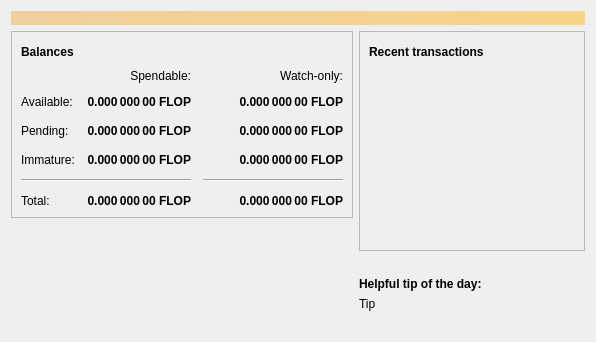
<?xml version="1.0" encoding="UTF-8"?>
<ui version="4.0">
 <class>OverviewPage</class>
 <widget class="QWidget" name="OverviewPage">
  <property name="geometry">
   <rect>
    <x>0</x>
    <y>0</y>
    <width>596</width>
    <height>342</height>
   </rect>
  </property>
  <property name="windowTitle">
   <string>Form</string>
  </property>
  <layout class="QVBoxLayout" name="topLayout">
   <item>
    <widget class="QLabel" name="labelAlerts">
     <property name="visible">
      <bool>false</bool>
     </property>
     <property name="styleSheet">
      <string notr="true">QLabel { background-color: qlineargradient(x1: 0, y1: 0, x2: 1, y2: 0, stop:0 #F0D0A0, stop:1 #F8D488); color:#000000; }</string>
     </property>
     <property name="wordWrap">
      <bool>true</bool>
     </property>
     <property name="margin">
      <number>3</number>
     </property>
     <property name="textInteractionFlags">
      <set>Qt::TextSelectableByMouse</set>
     </property>
    </widget>
   </item>
   <item>
    <layout class="QHBoxLayout" name="horizontalLayout" stretch="1,1">
     <item>
      <layout class="QVBoxLayout" name="verticalLayout_2">
       <item>
        <widget class="QFrame" name="frame">
         <property name="frameShape">
          <enum>QFrame::StyledPanel</enum>
         </property>
         <property name="frameShadow">
          <enum>QFrame::Raised</enum>
         </property>
         <layout class="QVBoxLayout" name="verticalLayout_4">
          <item>
           <layout class="QHBoxLayout" name="horizontalLayout_4">
            <item>
             <widget class="QLabel" name="label_5">
              <property name="font">
               <font>
                <weight>75</weight>
                <bold>true</bold>
               </font>
              </property>
              <property name="text">
               <string>Balances</string>
              </property>
             </widget>
            </item>
            <item>
             <widget class="QPushButton" name="labelWalletStatus">
              <property name="enabled">
               <bool>true</bool>
              </property>
              <property name="maximumSize">
               <size>
                <width>30</width>
                <height>16777215</height>
               </size>
              </property>
              <property name="toolTip">
               <string>The displayed information may be out of date. Your wallet automatically synchronizes with the Flopcoin network after a connection is established, but this process has not completed yet.</string>
              </property>
              <property name="text">
               <string/>
              </property>
              <property name="icon">
               <iconset resource="../bitcoin.qrc">
                <normaloff>:/icons/warning</normaloff>
                <disabledoff>:/icons/warning</disabledoff>:/icons/warning</iconset>
              </property>
              <property name="iconSize">
               <size>
                <width>24</width>
                <height>24</height>
               </size>
              </property>
              <property name="flat">
               <bool>true</bool>
              </property>
             </widget>
            </item>
            <item>
             <spacer name="horizontalSpacer_3">
              <property name="orientation">
               <enum>Qt::Horizontal</enum>
              </property>
              <property name="sizeHint" stdset="0">
               <size>
                <width>40</width>
                <height>20</height>
               </size>
              </property>
             </spacer>
            </item>
           </layout>
          </item>
          <item>
           <layout class="QGridLayout" name="gridLayout">
            <property name="spacing">
             <number>12</number>
            </property>
            <item row="2" column="2">
             <widget class="QLabel" name="labelWatchPending">
              <property name="font">
               <font>
                <weight>75</weight>
                <bold>true</bold>
               </font>
              </property>
              <property name="cursor">
               <cursorShape>IBeamCursor</cursorShape>
              </property>
              <property name="toolTip">
               <string>Unconfirmed transactions to watch-only addresses</string>
              </property>
              <property name="text">
               <string notr="true">0.000 000 00 FLOP</string>
              </property>
              <property name="alignment">
               <set>Qt::AlignRight|Qt::AlignTrailing|Qt::AlignVCenter</set>
              </property>
              <property name="textInteractionFlags">
               <set>Qt::LinksAccessibleByMouse|Qt::TextSelectableByKeyboard|Qt::TextSelectableByMouse</set>
              </property>
             </widget>
            </item>
            <item row="2" column="1">
             <widget class="QLabel" name="labelUnconfirmed">
              <property name="font">
               <font>
                <weight>75</weight>
                <bold>true</bold>
               </font>
              </property>
              <property name="cursor">
               <cursorShape>IBeamCursor</cursorShape>
              </property>
              <property name="toolTip">
               <string>Total of transactions that have yet to be confirmed, and do not yet count toward the spendable balance</string>
              </property>
              <property name="text">
               <string notr="true">0.000 000 00 FLOP</string>
              </property>
              <property name="alignment">
               <set>Qt::AlignRight|Qt::AlignTrailing|Qt::AlignVCenter</set>
              </property>
              <property name="textInteractionFlags">
               <set>Qt::LinksAccessibleByMouse|Qt::TextSelectableByKeyboard|Qt::TextSelectableByMouse</set>
              </property>
             </widget>
            </item>
            <item row="3" column="2">
             <widget class="QLabel" name="labelWatchImmature">
              <property name="font">
               <font>
                <weight>75</weight>
                <bold>true</bold>
               </font>
              </property>
              <property name="cursor">
               <cursorShape>IBeamCursor</cursorShape>
              </property>
              <property name="toolTip">
               <string>Mined balance in watch-only addresses that has not yet matured</string>
              </property>
              <property name="text">
               <string notr="true">0.000 000 00 FLOP</string>
              </property>
              <property name="alignment">
               <set>Qt::AlignRight|Qt::AlignTrailing|Qt::AlignVCenter</set>
              </property>
              <property name="textInteractionFlags">
               <set>Qt::LinksAccessibleByMouse|Qt::TextSelectableByKeyboard|Qt::TextSelectableByMouse</set>
              </property>
             </widget>
            </item>
            <item row="4" column="0" colspan="2">
             <widget class="Line" name="line">
              <property name="orientation">
               <enum>Qt::Horizontal</enum>
              </property>
             </widget>
            </item>
            <item row="4" column="2">
             <widget class="Line" name="lineWatchBalance">
              <property name="sizePolicy">
               <sizepolicy hsizetype="Preferred" vsizetype="Fixed">
                <horstretch>0</horstretch>
                <verstretch>0</verstretch>
               </sizepolicy>
              </property>
              <property name="minimumSize">
               <size>
                <width>140</width>
                <height>0</height>
               </size>
              </property>
              <property name="orientation">
               <enum>Qt::Horizontal</enum>
              </property>
             </widget>
            </item>
            <item row="5" column="0">
             <widget class="QLabel" name="labelTotalText">
              <property name="text">
               <string>Total:</string>
              </property>
             </widget>
            </item>
            <item row="3" column="1">
             <widget class="QLabel" name="labelImmature">
              <property name="font">
               <font>
                <weight>75</weight>
                <bold>true</bold>
               </font>
              </property>
              <property name="cursor">
               <cursorShape>IBeamCursor</cursorShape>
              </property>
              <property name="toolTip">
               <string>Mined balance that has not yet matured</string>
              </property>
              <property name="text">
               <string notr="true">0.000 000 00 FLOP</string>
              </property>
              <property name="alignment">
               <set>Qt::AlignRight|Qt::AlignTrailing|Qt::AlignVCenter</set>
              </property>
              <property name="textInteractionFlags">
               <set>Qt::LinksAccessibleByMouse|Qt::TextSelectableByKeyboard|Qt::TextSelectableByMouse</set>
              </property>
             </widget>
            </item>
            <item row="2" column="3">
             <spacer name="horizontalSpacer_2">
              <property name="orientation">
               <enum>Qt::Horizontal</enum>
              </property>
              <property name="sizeHint" stdset="0">
               <size>
                <width>40</width>
                <height>20</height>
               </size>
              </property>
             </spacer>
            </item>
            <item row="3" column="0">
             <widget class="QLabel" name="labelImmatureText">
              <property name="text">
               <string>Immature:</string>
              </property>
             </widget>
            </item>
            <item row="5" column="1">
             <widget class="QLabel" name="labelTotal">
              <property name="font">
               <font>
                <weight>75</weight>
                <bold>true</bold>
               </font>
              </property>
              <property name="cursor">
               <cursorShape>IBeamCursor</cursorShape>
              </property>
              <property name="toolTip">
               <string>Your current total balance</string>
              </property>
              <property name="text">
               <string notr="true">0.000 000 00 FLOP</string>
              </property>
              <property name="alignment">
               <set>Qt::AlignRight|Qt::AlignTrailing|Qt::AlignVCenter</set>
              </property>
              <property name="textInteractionFlags">
               <set>Qt::LinksAccessibleByMouse|Qt::TextSelectableByKeyboard|Qt::TextSelectableByMouse</set>
              </property>
             </widget>
            </item>
            <item row="5" column="2">
             <widget class="QLabel" name="labelWatchTotal">
              <property name="font">
               <font>
                <weight>75</weight>
                <bold>true</bold>
               </font>
              </property>
              <property name="cursor">
               <cursorShape>IBeamCursor</cursorShape>
              </property>
              <property name="toolTip">
               <string>Current total balance in watch-only addresses</string>
              </property>
              <property name="text">
               <string notr="true">0.000 000 00 FLOP</string>
              </property>
              <property name="alignment">
               <set>Qt::AlignRight|Qt::AlignTrailing|Qt::AlignVCenter</set>
              </property>
              <property name="textInteractionFlags">
               <set>Qt::LinksAccessibleByMouse|Qt::TextSelectableByKeyboard|Qt::TextSelectableByMouse</set>
              </property>
             </widget>
            </item>
            <item row="0" column="2">
             <widget class="QLabel" name="labelWatchonly">
              <property name="text">
               <string>Watch-only:</string>
              </property>
              <property name="alignment">
               <set>Qt::AlignRight|Qt::AlignTrailing|Qt::AlignVCenter</set>
              </property>
             </widget>
            </item>
            <item row="1" column="0">
             <widget class="QLabel" name="labelBalanceText">
              <property name="text">
               <string>Available:</string>
              </property>
             </widget>
            </item>
            <item row="1" column="1">
             <widget class="QLabel" name="labelBalance">
              <property name="font">
               <font>
                <weight>75</weight>
                <bold>true</bold>
               </font>
              </property>
              <property name="cursor">
               <cursorShape>IBeamCursor</cursorShape>
              </property>
              <property name="toolTip">
               <string>Your current spendable balance</string>
              </property>
              <property name="text">
               <string notr="true">0.000 000 00 FLOP</string>
              </property>
              <property name="alignment">
               <set>Qt::AlignRight|Qt::AlignTrailing|Qt::AlignVCenter</set>
              </property>
              <property name="textInteractionFlags">
               <set>Qt::LinksAccessibleByMouse|Qt::TextSelectableByKeyboard|Qt::TextSelectableByMouse</set>
              </property>
             </widget>
            </item>
            <item row="1" column="2">
             <widget class="QLabel" name="labelWatchAvailable">
              <property name="font">
               <font>
                <weight>75</weight>
                <bold>true</bold>
               </font>
              </property>
              <property name="cursor">
               <cursorShape>IBeamCursor</cursorShape>
              </property>
              <property name="toolTip">
               <string>Your current balance in watch-only addresses</string>
              </property>
              <property name="text">
               <string notr="true">0.000 000 00 FLOP</string>
              </property>
              <property name="alignment">
               <set>Qt::AlignRight|Qt::AlignTrailing|Qt::AlignVCenter</set>
              </property>
              <property name="textInteractionFlags">
               <set>Qt::LinksAccessibleByMouse|Qt::TextSelectableByKeyboard|Qt::TextSelectableByMouse</set>
              </property>
             </widget>
            </item>
            <item row="2" column="0">
             <widget class="QLabel" name="labelPendingText">
              <property name="text">
               <string>Pending:</string>
              </property>
             </widget>
            </item>
            <item row="0" column="1">
             <widget class="QLabel" name="labelSpendable">
              <property name="text">
               <string>Spendable:</string>
              </property>
              <property name="alignment">
               <set>Qt::AlignRight|Qt::AlignTrailing|Qt::AlignVCenter</set>
              </property>
             </widget>
            </item>
           </layout>
          </item>
         </layout>
        </widget>
       </item>
       <item>
        <spacer name="verticalSpacer">
         <property name="orientation">
          <enum>Qt::Vertical</enum>
         </property>
         <property name="sizeHint" stdset="0">
          <size>
           <width>20</width>
           <height>40</height>
          </size>
         </property>
        </spacer>
       </item>
       <item>
        <layout class="QGridLayout" name="logo_grid">
          <item>
            <widget class="QLabel" name="label_wallet_bgcoin">
             <property name="text">
              <string/>
             </property>
             <property name="pixmap">
              <pixmap resource="../bitcoin.qrc">:/icons/wallet_bgcoin</pixmap>
             </property>
             <property name="scaledContents">
              <bool>false</bool>
             </property>
             <property name="alignment">
              <set>Qt::AlignCenter</set>
             </property>
             <property name="margin">
              <number>-2</number>
             </property>
            </widget>
          </item>
          <item>
            <widget class="QLabel" name="label_wallet_version_overlay">
              <property name="text">
               <string></string>
              </property>
              <property name="pixmap">
              </property>
              <property name="scaledContents">
               <bool>false</bool>
              </property>
              <property name="alignment">
               <set>Qt::AlignLeft|Qt::AlignBottom</set>
              </property>
              <property name="margin">
               <number>2</number>
              </property>
            </widget>
          </item>
        </layout>
       </item>
      </layout>
     </item>
     <item>
      <layout class="QVBoxLayout" name="verticalLayout_3">
       <item>
        <widget class="QFrame" name="frame_2">
         <property name="frameShape">
          <enum>QFrame::StyledPanel</enum>
         </property>
         <property name="frameShadow">
          <enum>QFrame::Raised</enum>
         </property>
         <layout class="QVBoxLayout" name="verticalLayout">
          <item>
           <layout class="QHBoxLayout" name="horizontalLayout_2">
            <item>
             <widget class="QLabel" name="label_4">
              <property name="font">
               <font>
                <weight>75</weight>
                <bold>true</bold>
               </font>
              </property>
              <property name="text">
               <string>Recent transactions</string>
              </property>
             </widget>
            </item>
            <item>
             <widget class="QPushButton" name="labelTransactionsStatus">
              <property name="enabled">
               <bool>true</bool>
              </property>
              <property name="maximumSize">
               <size>
                <width>30</width>
                <height>16777215</height>
               </size>
              </property>
              <property name="toolTip">
               <string>The displayed information may be out of date. Your wallet automatically synchronizes with the Flopcoin network after a connection is established, but this process has not completed yet.</string>
              </property>
              <property name="text">
               <string/>
              </property>
              <property name="icon">
               <iconset resource="../bitcoin.qrc">
                <normaloff>:/icons/warning</normaloff>
                <disabledoff>:/icons/warning</disabledoff>:/icons/warning</iconset>
              </property>
              <property name="iconSize">
               <size>
                <width>24</width>
                <height>24</height>
               </size>
              </property>
              <property name="flat">
               <bool>true</bool>
              </property>
             </widget>
            </item>
            <item>
             <spacer name="horizontalSpacer">
              <property name="orientation">
               <enum>Qt::Horizontal</enum>
              </property>
              <property name="sizeHint" stdset="0">
               <size>
                <width>40</width>
                <height>20</height>
               </size>
              </property>
             </spacer>
            </item>
           </layout>
          </item>
          <item>
           <widget class="QListView" name="listTransactions">
            <property name="styleSheet">
             <string notr="true">QListView { background: transparent; }</string>
            </property>
            <property name="frameShape">
             <enum>QFrame::NoFrame</enum>
            </property>
            <property name="verticalScrollBarPolicy">
             <enum>Qt::ScrollBarAlwaysOff</enum>
            </property>
            <property name="horizontalScrollBarPolicy">
             <enum>Qt::ScrollBarAlwaysOff</enum>
            </property>
            <property name="selectionMode">
             <enum>QAbstractItemView::NoSelection</enum>
            </property>
           </widget>
          </item>
         </layout>
        </widget>
       </item>
       <item>
        <spacer name="verticalSpacer_2">
         <property name="orientation">
          <enum>Qt::Vertical</enum>
         </property>
         <property name="sizeHint" stdset="0">
          <size>
           <width>20</width>
           <height>40</height>
          </size>
         </property>
        </spacer>
       </item>
       <item>
        <layout class="QVBoxLayout" name="verticalLayout_5">
         <property name="topMargin">
          <number>0</number>
         </property>
         <item>
          <widget class="QLabel" name="label_tip_header">
           <property name="font">
            <font>
             <weight>75</weight>
             <bold>true</bold>
            </font>
           </property>
           <property name="text">
            <string>Helpful tip of the day:</string>
           </property>
          </widget>
         </item>
         <item>
          <widget class="QLabel" name="label_tip">
           <property name="text">
            <string>Tip</string>
           </property>
          </widget>
         </item>
         <item>
          <spacer name="verticalSpacer_3">
           <property name="orientation">
            <enum>Qt::Vertical</enum>
           </property>
           <property name="sizeType">
            <enum>QSizePolicy::Maximum</enum>
           </property>
           <property name="sizeHint" stdset="0">
            <size>
             <width>20</width>
             <height>40</height>
            </size>
           </property>
          </spacer>
         </item>
        </layout>
       </item>
      </layout>
     </item>
    </layout>
   </item>
  </layout>
 </widget>
 <resources>
  <include location="../bitcoin.qrc"/>
 </resources>
 <connections/>
</ui>
